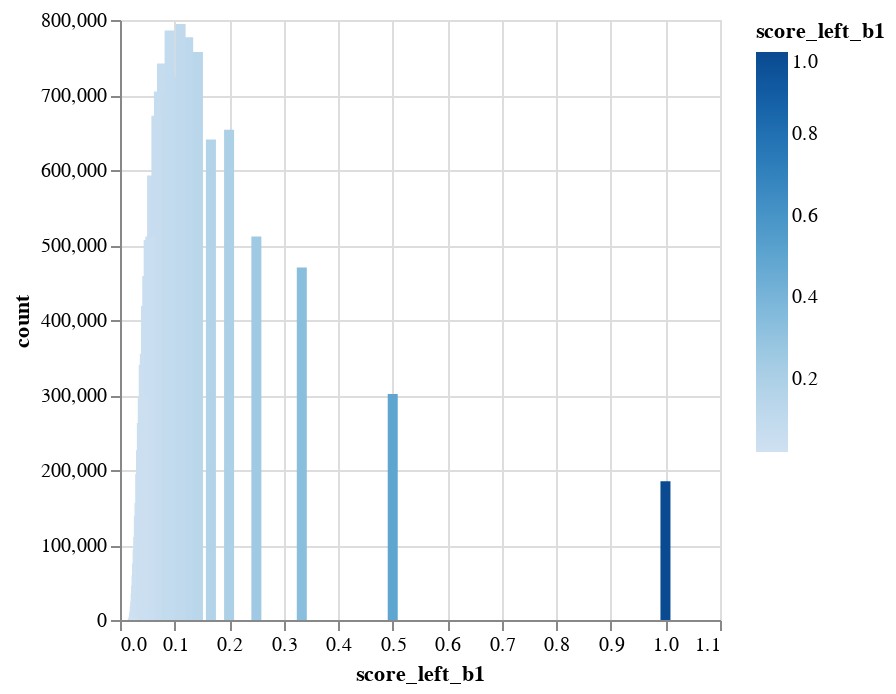
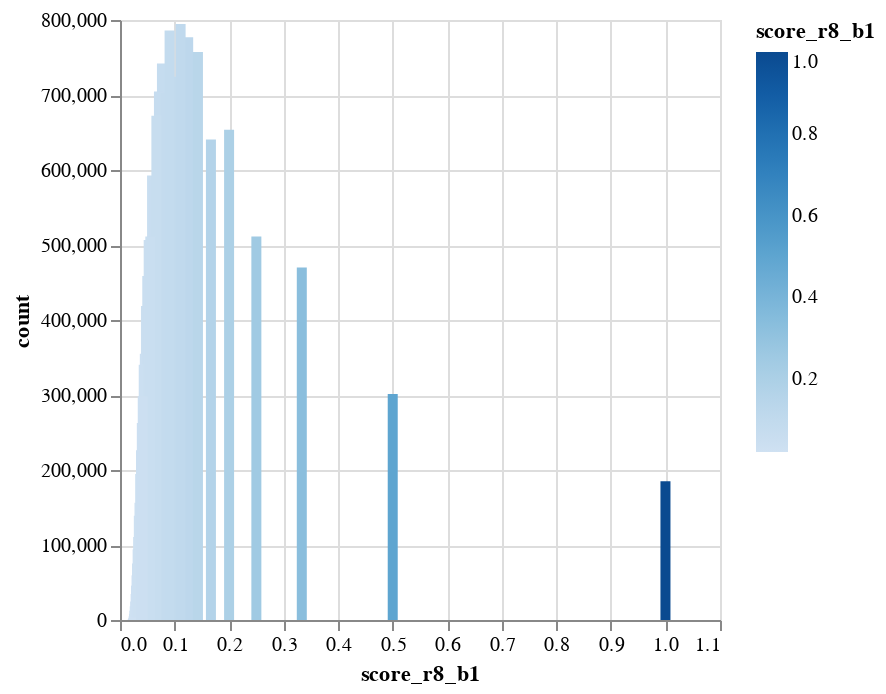

The notebook cell saved with these charts, in order:
### Code cell
show_b_stats('score_left_b1')
show_b_stats('score_r8_b1')

### Figure 1 — Vega-Lite specification as saved in the notebook (floating-point values rounded to 4 significant figures)
{"config": {"view": {"continuousWidth": 300, "continuousHeight": 300}}, "data": {"name": "data-09d51ec0bd75a05eb248303ba7459c65"}, "mark": {"type": "bar", "tooltip": true}, "encoding": {"color": {"field": "score_left_b1", "type": "quantitative"}, "x": {"field": "score_left_b1", "type": "quantitative"}, "y": {"field": "count", "type": "quantitative"}}, "params": [{"name": "param_1", "select": {"type": "interval", "encodings": ["x", "y"]}, "bind": "scales"}], "$schema": "https://vega.github.io/schema/vega-lite/v5.20.1.json", "datasets": {"data-09d51ec0bd75a05eb248303ba7459c65": [{"score_left_b1": 0.125, "count": 777094}, {"score_left_b1": 0.0476, "count": 418800}, {"score_left_b1": 0.025, "count": 4924}, {"score_left_b1": 0.0233, "count": 638}, {"score_left_b1": 0.0588, "count": 592735}, {"score_left_b1": 0.0769, "count": 741944}, {"score_left_b1": 0.0333, "count": 110700}, {"score_left_b1": 0.5, "count": 301434}, {"score_left_b1": 0.1, "count": 724466}, {"score_left_b1": 0.0714, "count": 704654}, {"score_left_b1": 0.037, "count": 194651}, {"score_left_b1": 0.0833, "count": 702161}, {"score_left_b1": 0.0256, "count": 8086}, {"score_left_b1": 0.0222, "count": 44}, {"score_left_b1": 0.3333, "count": 469879}, {"score_left_b1": 0.0278, "count": 24656}, {"score_left_b1": 0.0312, "count": 75387}, {"score_left_b1": 0.0345, "count": 139137}, {"score_left_b1": 0.0263, "count": 12482}, {"score_left_b1": 0.0238, "count": 1457}, {"score_left_b1": 0.04, "count": 262555}, {"score_left_b1": 0.027, "count": 18168}, {"score_left_b1": 0.0625, "count": 586116}, {"score_left_b1": 0.1111, "count": 794815}, {"score_left_b1": 0.0294, "count": 45866}, {"score_left_b1": 0.0286, "count": 34619}, {"score_left_b1": 0.0357, "count": 156454}, {"score_left_b1": 0.25, "count": 511219}, {"score_left_b1": 0.0667, "count": 672351}, {"score_left_b1": 0.0303, "count": 59513}, {"score_left_b1": 0.05, "count": 458751}, {"score_left_b1": 0.0455, "count": 354962}, {"score_left_b1": 0.0323, "count": 94176}, {"score_left_b1": 0.0435, "count": 340484}, {"score_left_b1": 0.1429, "count": 757373}, {"score_left_b1": 1.0, "count": 184950}, {"score_left_b1": 0.2, "count": 653665}, {"score_left_b1": 0.1667, "count": 640762}, {"score_left_b1": 0.0385, "count": 226450}, {"score_left_b1": 0.0244, "count": 2848}, {"score_left_b1": 0.0227, "count": 217}, {"score_left_b1": 0.0909, "count": 785974}, {"score_left_b1": 0.0526, "count": 506622}, {"score_left_b1": 0.0556, "count": 511368}, {"score_left_b1": 0.0417, "count": 298269}]}}

### Figure 2 — Vega-Lite specification as saved in the notebook (floating-point values rounded to 4 significant figures)
{"config": {"view": {"continuousWidth": 300, "continuousHeight": 300}}, "data": {"name": "data-114eef2320a6fe3b40c0e9c3c46bfdab"}, "mark": {"type": "bar", "tooltip": true}, "encoding": {"color": {"field": "score_r8_b1", "type": "quantitative"}, "x": {"field": "score_r8_b1", "type": "quantitative"}, "y": {"field": "count", "type": "quantitative"}}, "params": [{"name": "param_2", "select": {"type": "interval", "encodings": ["x", "y"]}, "bind": "scales"}], "$schema": "https://vega.github.io/schema/vega-lite/v5.20.1.json", "datasets": {"data-114eef2320a6fe3b40c0e9c3c46bfdab": [{"score_r8_b1": 0.125, "count": 777094}, {"score_r8_b1": 0.0476, "count": 418800}, {"score_r8_b1": 0.025, "count": 4924}, {"score_r8_b1": 0.0233, "count": 638}, {"score_r8_b1": 0.0588, "count": 592735}, {"score_r8_b1": 0.0769, "count": 741944}, {"score_r8_b1": 0.0333, "count": 110700}, {"score_r8_b1": 0.0714, "count": 704654}, {"score_r8_b1": 0.5, "count": 301434}, {"score_r8_b1": 0.1, "count": 724466}, {"score_r8_b1": 0.037, "count": 194651}, {"score_r8_b1": 0.0833, "count": 702161}, {"score_r8_b1": 0.0256, "count": 8086}, {"score_r8_b1": 0.0312, "count": 75387}, {"score_r8_b1": 0.3333, "count": 469879}, {"score_r8_b1": 0.0222, "count": 44}, {"score_r8_b1": 0.0278, "count": 24656}, {"score_r8_b1": 0.0345, "count": 139137}, {"score_r8_b1": 0.0263, "count": 12482}, {"score_r8_b1": 0.04, "count": 262555}, {"score_r8_b1": 0.0238, "count": 1457}, {"score_r8_b1": 0.0625, "count": 586116}, {"score_r8_b1": 0.027, "count": 18168}, {"score_r8_b1": 0.1111, "count": 794815}, {"score_r8_b1": 0.0294, "count": 45866}, {"score_r8_b1": 0.0286, "count": 34619}, {"score_r8_b1": 0.0303, "count": 59513}, {"score_r8_b1": 0.0357, "count": 156454}, {"score_r8_b1": 0.0455, "count": 354962}, {"score_r8_b1": 0.0667, "count": 672351}, {"score_r8_b1": 0.05, "count": 458751}, {"score_r8_b1": 0.25, "count": 511219}, {"score_r8_b1": 0.0323, "count": 94176}, {"score_r8_b1": 0.0435, "count": 340484}, {"score_r8_b1": 1.0, "count": 184950}, {"score_r8_b1": 0.1429, "count": 757373}, {"score_r8_b1": 0.2, "count": 653665}, {"score_r8_b1": 0.1667, "count": 640762}, {"score_r8_b1": 0.0244, "count": 2848}, {"score_r8_b1": 0.0227, "count": 217}, {"score_r8_b1": 0.0385, "count": 226450}, {"score_r8_b1": 0.0909, "count": 785974}, {"score_r8_b1": 0.0526, "count": 506622}, {"score_r8_b1": 0.0556, "count": 511368}, {"score_r8_b1": 0.0417, "count": 298269}]}}
